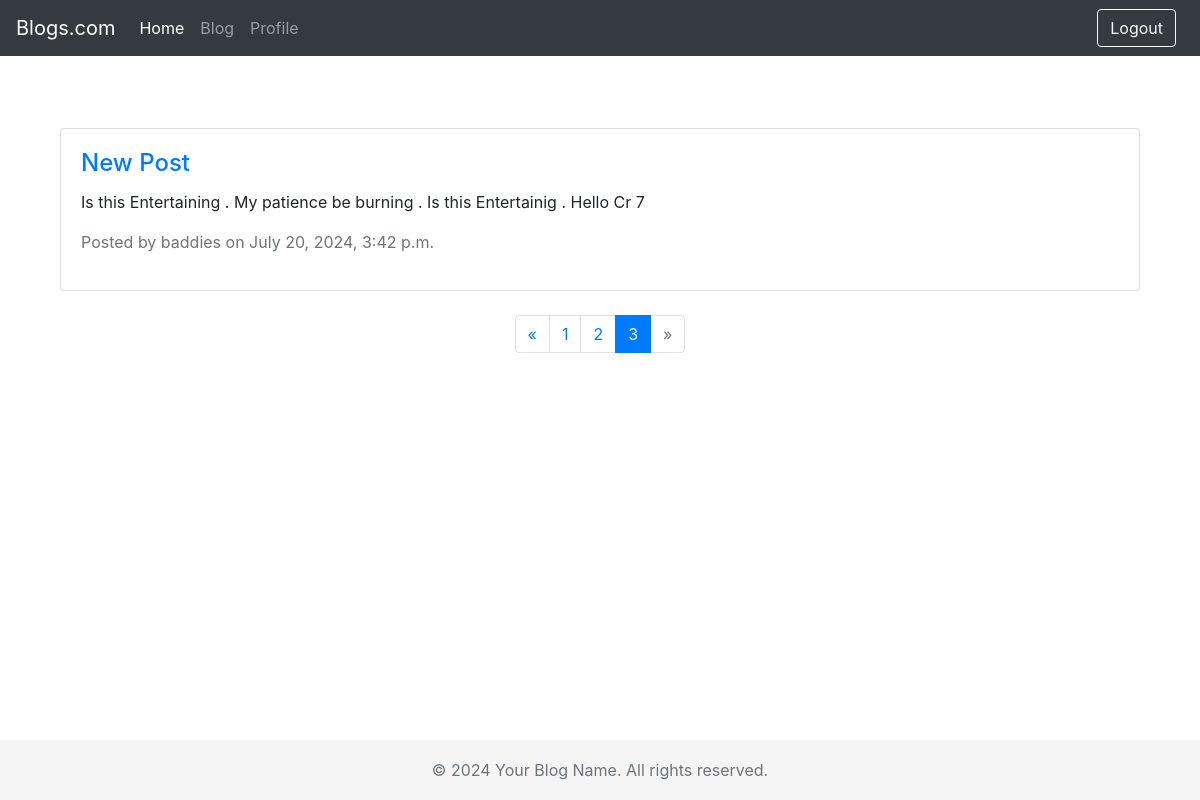
The app's page /post/?page=3 (signed in) with its own data.
### blog/models.py (models this page shows)
class post(models.Model):
    title = models.CharField(max_length=200)
    content = models.TextField()
    created_at = models.DateTimeField()
    author = models.ForeignKey(User,on_delete=models.CASCADE)

### blog/views.py (the view)
# urls.py: path('post/',page,name='post'),
@login_required(login_url='/login/')
def page(request):
    posts = post.objects.all()
    paginator = Paginator(posts, 2)  # Show 2 contacts per page.
    page_number = request.GET.get('page')
    page_obj = paginator.get_page(page_number)
    context = {
        'page_obj':page_obj
    }
    return render(request, 'posts.html', context)

### blog/Templates/posts.html (shortened to what this page needs)
{% extends 'base.html' %}
{% block content %}
<div class="container mt-5">
    <div class="row">
        {% for post in page_obj %}
            <div class="col-md-12 mb-4">
                <div class="card">
                    <div class="card-body">
                        <h4 class="card-title">
                            <a href="">{{ post.title }}</a>
                        </h4>
                        <p class="card-text">{{ post.content|truncatewords:30 }}</p>
                        <p class="text-muted">Posted by {{ post.author.username }} on {{ post.created_at }}</p>
                    </div>
                </div>
            </div>
        {% endfor %}
    </div>
    <div class="row">
        <div class="col-md-12">
            <nav aria-label="Page navigation example">
                <ul class="pagination justify-content-center">
                    {% if page_obj.has_previous %}
                        <li class="page-item">
                            <a class="page-link" href="?page={{ page_obj.previous_page_number }}" aria-label="Previous">
                                <span aria-hidden="true">&laquo;</span>
                            </a>
                        </li>
                    {% else %}
                        <li class="page-item disabled">
                            <span class="page-link" aria-hidden="true">&laquo;</span>
                        </li>
                    {% endif %}
                    {% for num in page_obj.paginator.page_range %}
                        {% if page_obj.number == num %}
                            <li class="page-item active">
                                <span class="page-link">{{ num }}<span class="sr-only">(current)</span></span>
                            </li>
                        {% elif num > page_obj.number|add:'-3' and num < page_obj.number|add:'3' %}
                            <li class="page-item">
                                <a class="page-link" href="?page={{ num }}">{{ num }}</a>
                            </li>
                        {% endif %}
                    {% endfor %}
                    {% if page_obj.has_next %}
                        <li class="page-item">
                            <a class="page-link" href="?page={{ page_obj.next_page_number }}" aria-label="Next">
                                <span aria-hidden="true">&raquo;</span>
                            </a>
                        </li>
                    {% else %}
                        <li class="page-item disabled">
                            <span class="page-link" aria-hidden="true">&raquo;</span>
                        </li>
                    {% endif %}
                </ul>
            </nav>
        </div>
    </div>
</div>
{% endblock %}

### blog/Templates/base.html (style rules this page uses)
body { padding-top: 5rem; }

### records on screen
post: title "New Post", content "Is this Entertaining . My patience be burning . Is this Entertainig . Hello Cr 7", author.username "baddies", created_at "July 20, 2024, 3:42 p.m."

### other values on screen
{{ num }} "1" "2"
{{ num }} "3"
